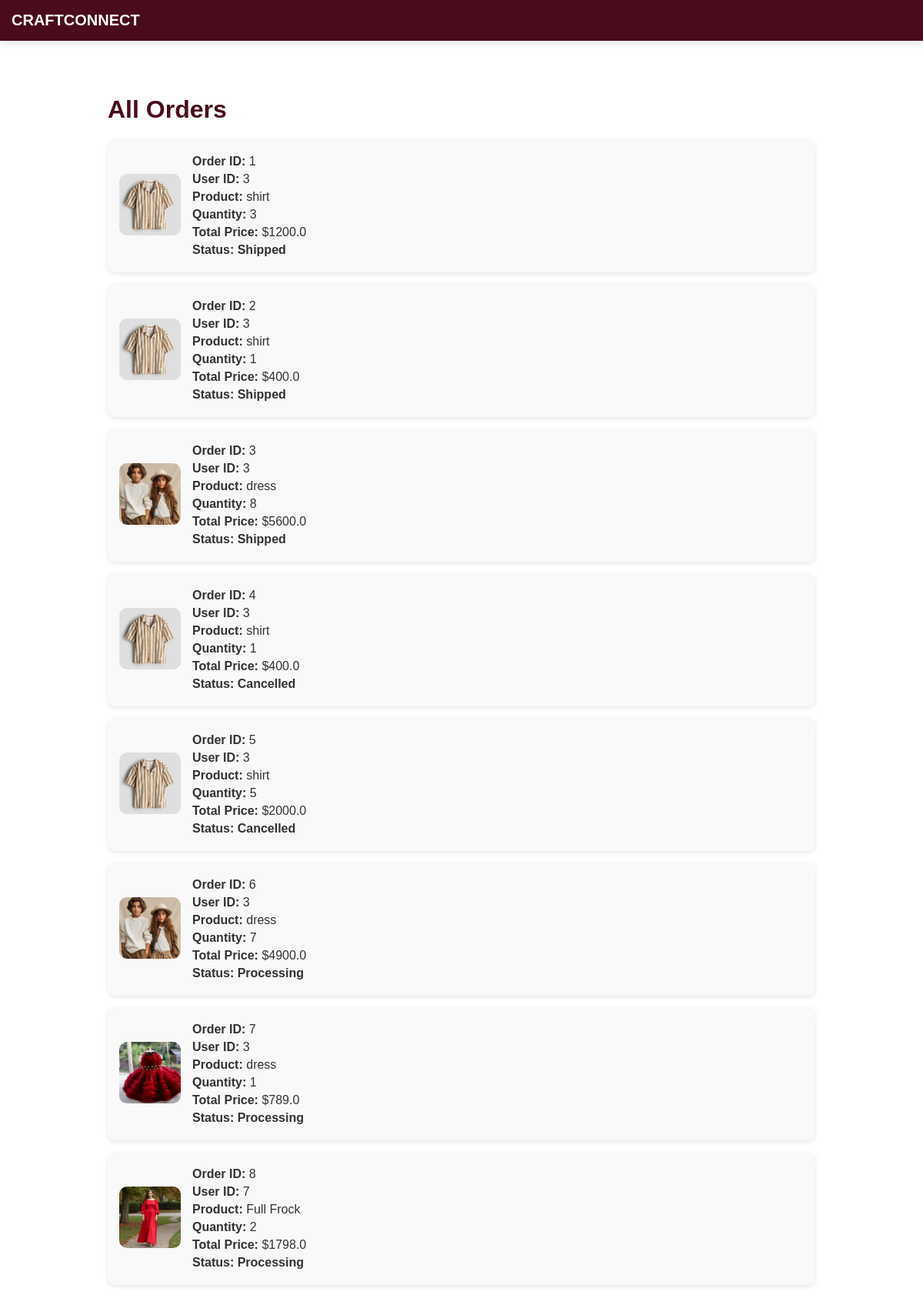
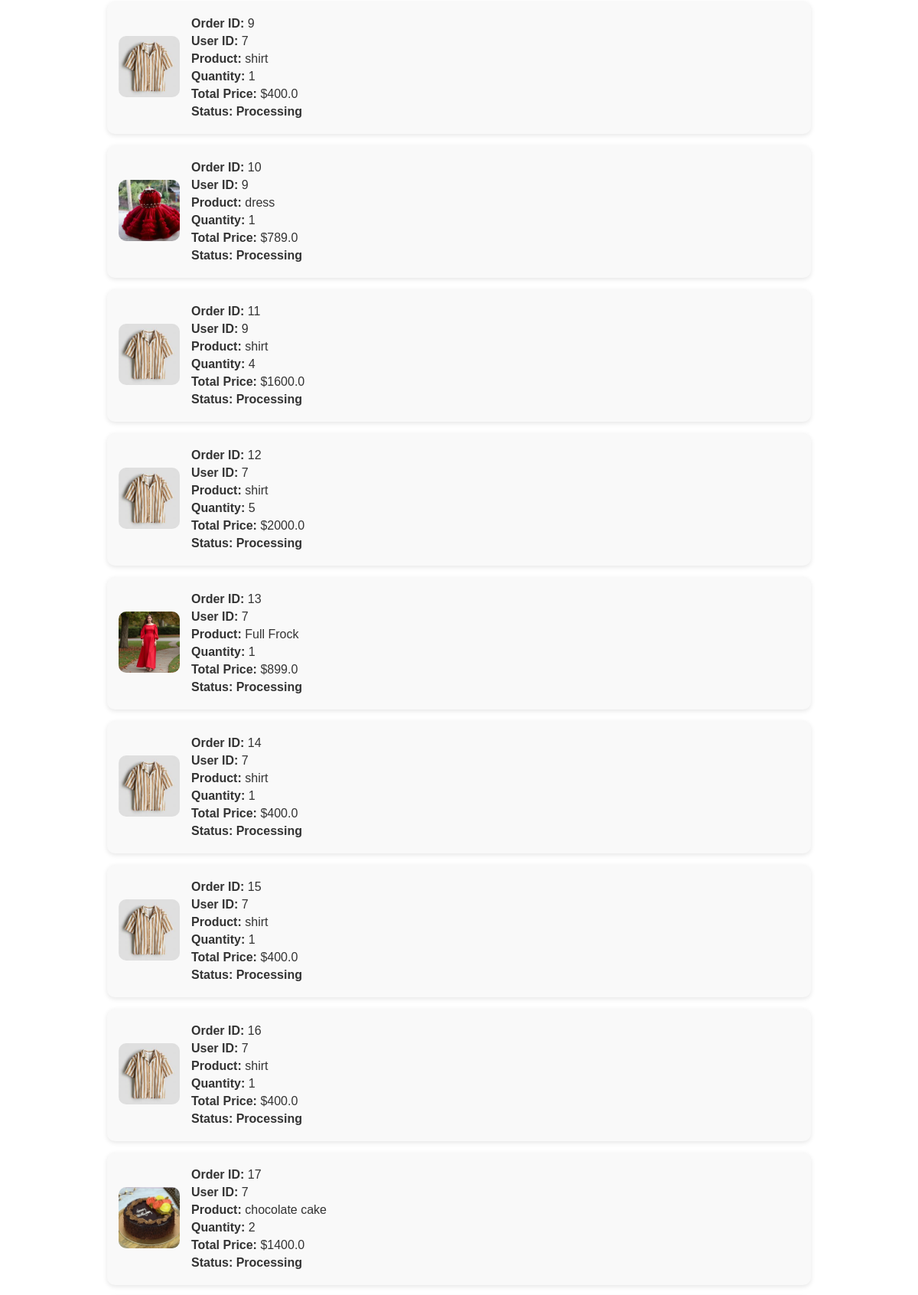
/admin/orders (signed in, upper part), run on the app's committed database (2 pictures, top to bottom).
### tables this page shows
CREATE TABLE orders (
            id INTEGER PRIMARY KEY AUTOINCREMENT,
            user_id INTEGER NOT NULL,
            product_id INTEGER NOT NULL,
            quantity INTEGER NOT NULL,
            total_price REAL NOT NULL,
            status TEXT DEFAULT 'Processing',
            order_date TIMESTAMP DEFAULT CURRENT_TIMESTAMP, payment_status TEXT NOT NULL DEFAULT 'COD', address TEXT, phone TEXT, email TEXT, manufacturer_id INTEGER, confirmation_pending INTEGER DEFAULT 0,
            FOREIGN KEY (user_id) REFERENCES users (id),
            FOREIGN KEY (product_id) REFERENCES products (id)
        );

CREATE TABLE products (
            id INTEGER PRIMARY KEY AUTOINCREMENT,
            name TEXT NOT NULL,
            description TEXT NOT NULL,
            price REAL NOT NULL,
            image TEXT NOT NULL,
            manufacturer_id INTEGER, approved INTEGER DEFAULT 0, category TEXT, stock_limit INTEGER DEFAULT NULL, size_chart TEXT,
            FOREIGN KEY (manufacturer_id) REFERENCES users (id)
        );

### app.py (the view)
@app.route('/admin/orders')
def admin_orders():
    if 'admin_logged_in' not in session:
        return redirect('/admin')
    conn = get_db_connection()
    orders = conn.execute('''
        SELECT orders.id, orders.user_id, orders.quantity, orders.total_price, orders.status,
               products.name AS product_name, products.image
        FROM orders
        JOIN products ON orders.product_id = products.id
    ''').fetchall()
    conn.close()
    for order in orders:
        print(f"Order ID {order['id']} - Image Path: {order['image']}")
    return render_template('admin_orders.html', orders=orders)

### app.py (called while the page is built)
def get_db_connection():
    conn = sqlite3.connect("craftconnect.db")
    conn.row_factory = sqlite3.Row
    return conn

### templates/admin_orders.html (shortened to what this page needs)
<!DOCTYPE html>
<html lang="en">
<head>
    <link rel="stylesheet" href="{{ url_for('static', filename='css/styles.css') }}">
</head>
<body>
    <div class="navbar">CRAFTCONNECT</div>
    <div class="container">
        <h1>All Orders</h1>
        {% for order in orders %}
        <div class="order-card">
            <div class="order-image">
                <img src="{{ url_for('static', filename='uploads/' + order.image) }}"
                    alt="Product Image"
                    onerror="this.onerror=null; this.src='{{ url_for('static', filename='uploads/default-product.jpg') }}'">
            </div>
            <div class="order-details">
                <p><strong>Order ID:</strong> {{ order.id }}</p>
                <p><strong>User ID:</strong> {{ order.user_id }}</p>
                <p><strong>Product:</strong> {{ order.product_name }}</p>
                <p><strong>Quantity:</strong> {{ order.quantity }}</p>
                <p><strong>Total Price:</strong> ${{ order.total_price }}</p>
                <p class="order-status"><strong>Status:</strong> {{ order.status }}</p>
            </div>
        </div>
        {% endfor %}
    </div>
</body>
</html>

### static/css/styles.css (style rules this page uses)
body { margin: 0; padding: 0; overflow-x: hidden; font-family: Arial, sans-serif; background: white; color: #4D0F28; min-height: 100vh; box-sizing: border-box; width:100%; max-width: 100%; }
.navbar { display: flex; justify-content: space-between; align-items: center; padding: 15px 30px; background: #4D0F28; color: white; box-shadow: 0px 4px 8px rgba(0, 0, 0, 0.1); max-width: 100%; flex-wrap: wrap; }
* { outline: none; box-sizing: border-box; max-width: 100vw; }

### templates/admin_orders.html (style rules this page uses)
body { font-family: Arial, sans-serif; background-color: #ffffff; margin: 0; padding: 0; }
.navbar { width: 100%; background-color: #4a0c1c; padding: 15px; color: white; font-size: 20px; font-weight: bold; text-align: center; }
.container { max-width: 80%; margin: 30px auto; padding: 20px; border-radius: 10px; }
h1 { text-align: left; color: #4a0c1c; margin-bottom: 20px; }
.order-card { display: flex; align-items: center; background-color: #f9f9f9; padding: 15px; border-radius: 10px; margin-bottom: 15px; box-shadow: 0px 2px 6px rgba(0, 0, 0, 0.1); transition: transform 0.2s ease-in-out, box-shadow 0.2s ease-in-out; }
.order-image img { width: 80px; height: 80px; object-fit: cover; border-radius: 10px; }
.order-details { flex-grow: 1; margin-left: 15px; }
.order-details p { margin: 5px 0; font-size: 16px; color: #333; }
.order-status { font-weight: bold; color: #4a0c1c; }

### data on the page
orders: image (picture), id "1", user_id "3", product_name "shirt", quantity "3", total_price "1200.0", status "Shipped"
orders: image (picture), id "2", user_id "3", product_name "shirt", quantity "1", total_price "400.0", status "Shipped"
orders: image (picture), id "3", user_id "3", product_name "dress", quantity "8", total_price "5600.0", status "Shipped"
orders: image (picture), id "4", user_id "3", product_name "shirt", quantity "1", total_price "400.0", status "Cancelled"
orders: image (picture), id "5", user_id "3", product_name "shirt", quantity "5", total_price "2000.0", status "Cancelled"
orders: image (picture), id "6", user_id "3", product_name "dress", quantity "7", total_price "4900.0", status "Processing"
orders: image (picture), id "7", user_id "3", product_name "dress", quantity "1", total_price "789.0", status "Processing"
orders: image (picture), id "8", user_id "7", product_name "Full Frock", quantity "2", total_price "1798.0", status "Processing"
orders: image (picture), id "9", user_id "7", product_name "shirt", quantity "1", total_price "400.0", status "Processing"
orders: image (picture), id "10", user_id "9", product_name "dress", quantity "1", total_price "789.0", status "Processing"
orders: image (picture), id "11", user_id "9", product_name "shirt", quantity "4", total_price "1600.0", status "Processing"
orders: image (picture), id "12", user_id "7", product_name "shirt", quantity "5", total_price "2000.0", status "Processing"
orders: image (picture), id "13", user_id "7", product_name "Full Frock", quantity "1", total_price "899.0", status "Processing"
orders: image (picture), id "14", user_id "7", product_name "shirt", quantity "1", total_price "400.0", status "Processing"
orders: image (picture), id "15", user_id "7", product_name "shirt", quantity "1", total_price "400.0", status "Processing"
orders: image (picture), id "16", user_id "7", product_name "shirt", quantity "1", total_price "400.0", status "Processing"
orders: image (picture), id "17", user_id "7", product_name "chocolate cake", quantity "2", total_price "1400.0", status "Processing"
